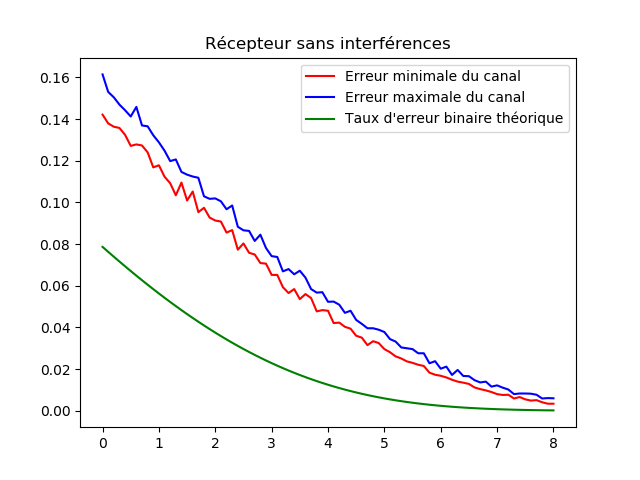

This chart was generated by the following Julia code:
# Récepteur avec élimination des interférences entre symboles

# Initialisation des paramètres
N = 10;
taille_message = 10000;
surechantillonnage = 30;
taille_formant = 30;
length_samples = 8;
samples_step = 0.1;
test_number = 10;

# Initialisation des variables
formant_base = formantcos(surechantillonnage*taille_formant+1, surechantillonnage);
formant_filtre = formantcos(surechantillonnage*taille_formant+1, surechantillonnage);
teb_min = zeros(81);
teb_max = zeros(81);

# Définition du canal
x_canal = collect(-6*surechantillonnage:6*surechantillonnage)./surechantillonnage;
canal = zeros(length(x_canal));
mid = Int((length(x_canal) + 1)/2);
canal[mid:length(canal)] = exp.(-x_canal[mid:length(canal)]);

# Définition du filtre
filtre = conv(formant_base, canal);
filtre = filtre./(filtre'*filtre);
filtre = filtre[length(filtre):-1:1];

# Calcul des interférences
interferences = calcul_interferences(surechantillonnage, formant_base, filtre, canal);

temp = interferences[Int(floor(1+length(interferences)/2)):length(interferences)];
interferences = vcat(temp, interferences[1:Int(floor(length(interferences)/2))]);
interferences_inverses = real(ifft(1./fft(interferences)));

temp = interferences_inverses[1:Int(floor(length(interferences_inverses)/2) + 1)];
interferences_inverses = vcat(interferences_inverses[Int(floor(length(interferences_inverses)/2)+2):length(interferences_inverses)], temp);

interferences_inverses_analogique = zeros(((length(interferences_inverses)-1) * surechantillonnage)+1);
interferences_inverses_analogique[1:surechantillonnage:length(interferences_inverses_analogique)] = interferences_inverses;

filtre_interferences = conv(filtre, interferences_inverses_analogique);

for x = collect(0:samples_step:length_samples)
    times = 1/samples_step;
    i = Int(x*times) + 1
    current_teb_min = 1;
    current_teb_max = 0;
    for y = collect(1:N)
        temp_teb = erreur_canal(x, taille_message, surechantillonnage, formant_base, filtre_interferences, canal);
        if temp_teb > current_teb_max
            current_teb_max = temp_teb;
        end
        if temp_teb < current_teb_min
            current_teb_min = temp_teb;
        end
    end
    teb_min[i] = current_teb_min;
    teb_max[i] = current_teb_max;
end

# Calcul du taux d'erreur binaire théorique
x = collect(0:samples_step:length_samples);
y = zeros(length(x));
for i = collect(1:length(x))
    y[i] = 0.5 * erfc(sqrt(10^(x[i]/10)));
end


# Affichage des graphes
plot(x, teb_min, "red", x, teb_max, "blue", x, y, "green");
title("Récepteur sans interférences");
legend(["Erreur minimale du canal", "Erreur maximale du canal", "Taux d'erreur binaire théorique"]);
savefig("data/courbe_canal_simulee_sansinterference.png");
